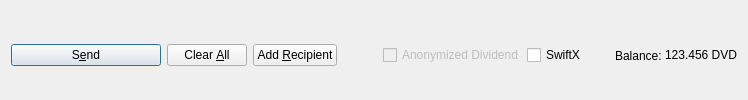
         <widget class="QFrame" name="frame_Send">
          <layout class="QHBoxLayout" name="horizontalLayout">
           <property name="bottomMargin">
            <number>0</number>
           </property>
           <item>
            <widget class="QPushButton" name="sendButton">
             <property name="minimumSize">
              <size>
               <width>150</width>
               <height>0</height>
              </size>
             </property>
             <property name="toolTip">
              <string>Confirm the send action</string>
             </property>
             <property name="text">
              <string>S&amp;end</string>
             </property>
             <property name="icon">
              <iconset resource="../dividend.qrc">
               <normaloff>:/icons/send</normaloff>:/icons/send</iconset>
             </property>
             <property name="autoDefault">
              <bool>false</bool>
             </property>
             <property name="default">
              <bool>true</bool>
             </property>
            </widget>
           </item>
           <item>
            <widget class="QPushButton" name="clearButton">
             <property name="sizePolicy">
              <sizepolicy hsizetype="Minimum" vsizetype="Fixed">
               <horstretch>0</horstretch>
               <verstretch>0</verstretch>
              </sizepolicy>
             </property>
             <property name="toolTip">
              <string>Clear all fields of the form.</string>
             </property>
             <property name="text">
              <string>Clear &amp;All</string>
             </property>
             <property name="icon">
              <iconset resource="../dividend.qrc">
               <normaloff>:/icons/remove</normaloff>:/icons/remove</iconset>
             </property>
             <property name="autoDefault">
              <bool>false</bool>
             </property>
            </widget>
           </item>
           <item>
            <widget class="QPushButton" name="addButton">
             <property name="toolTip">
              <string>Send to multiple recipients at once</string>
             </property>
             <property name="text">
              <string>Add &amp;Recipient</string>
             </property>
             <property name="icon">
              <iconset resource="../dividend.qrc">
               <normaloff>:/icons/add</normaloff>:/icons/add</iconset>
             </property>
             <property name="autoDefault">
              <bool>false</bool>
             </property>
            </widget>
           </item>
           <item>
            <spacer name="horizontalSpacer">
             <property name="orientation">
              <enum>Qt::Horizontal</enum>
             </property>
             <property name="sizeHint" stdset="0">
              <size>
               <width>40</width>
               <height>20</height>
              </size>
             </property>
            </spacer>
           </item>
           <item>
            <layout class="QHBoxLayout" name="horizontalLayout_2">
             <property name="spacing">
              <number>3</number>
             </property>
             <item>
              <widget class="QCheckBox" name="checkzDVD">
               <property name="enabled">
                <bool>false</bool>
               </property>
               <property name="text">
                <string>Anonymized Dividend</string>
               </property>
              </widget>
             </item>
             <item>
              <widget class="QCheckBox" name="checkSwiftTX">
               <property name="enabled">
                <bool>true</bool>
               </property>
               <property name="minimumSize">
                <size>
                 <width>85</width>
                 <height>0</height>
                </size>
               </property>
               <property name="text">
                <string>SwiftX</string>
               </property>
              </widget>
             </item>
             <item>
              <widget class="QLabel" name="label">
               <property name="text">
                <string>Balance:</string>
               </property>
              </widget>
             </item>
             <item>
              <widget class="QLabel" name="labelBalance">
               <property name="sizePolicy">
                <sizepolicy hsizetype="Preferred" vsizetype="Fixed">
                 <horstretch>0</horstretch>
                 <verstretch>0</verstretch>
                </sizepolicy>
               </property>
               <property name="cursor">
                <cursorShape>IBeamCursor</cursorShape>
               </property>
               <property name="text">
                <string notr="true">123.456 DVD</string>
               </property>
               <property name="textInteractionFlags">
                <set>Qt::LinksAccessibleByMouse|Qt::TextSelectableByKeyboard|Qt::TextSelectableByMouse</set>
               </property>
              </widget>
             </item>
            </layout>
           </item>
          </layout>
         </widget>
